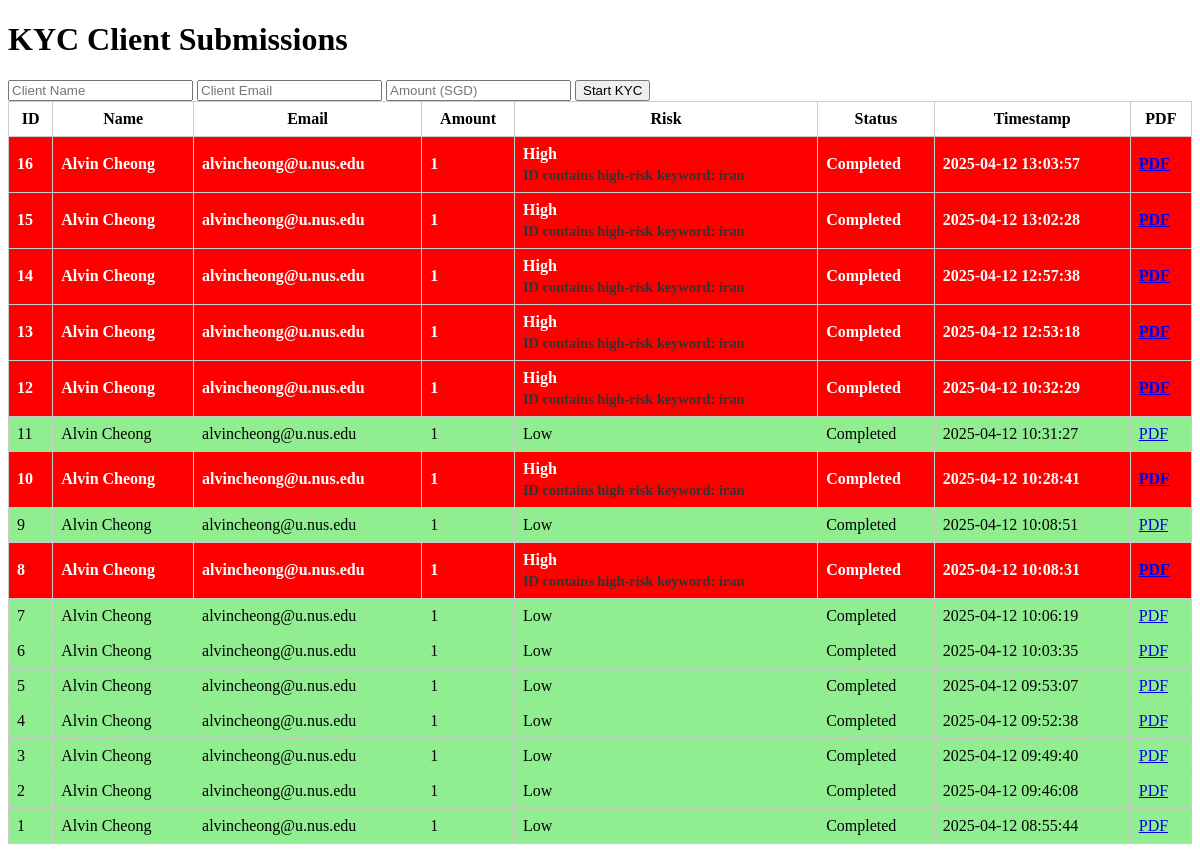
Before: / with the older database file.
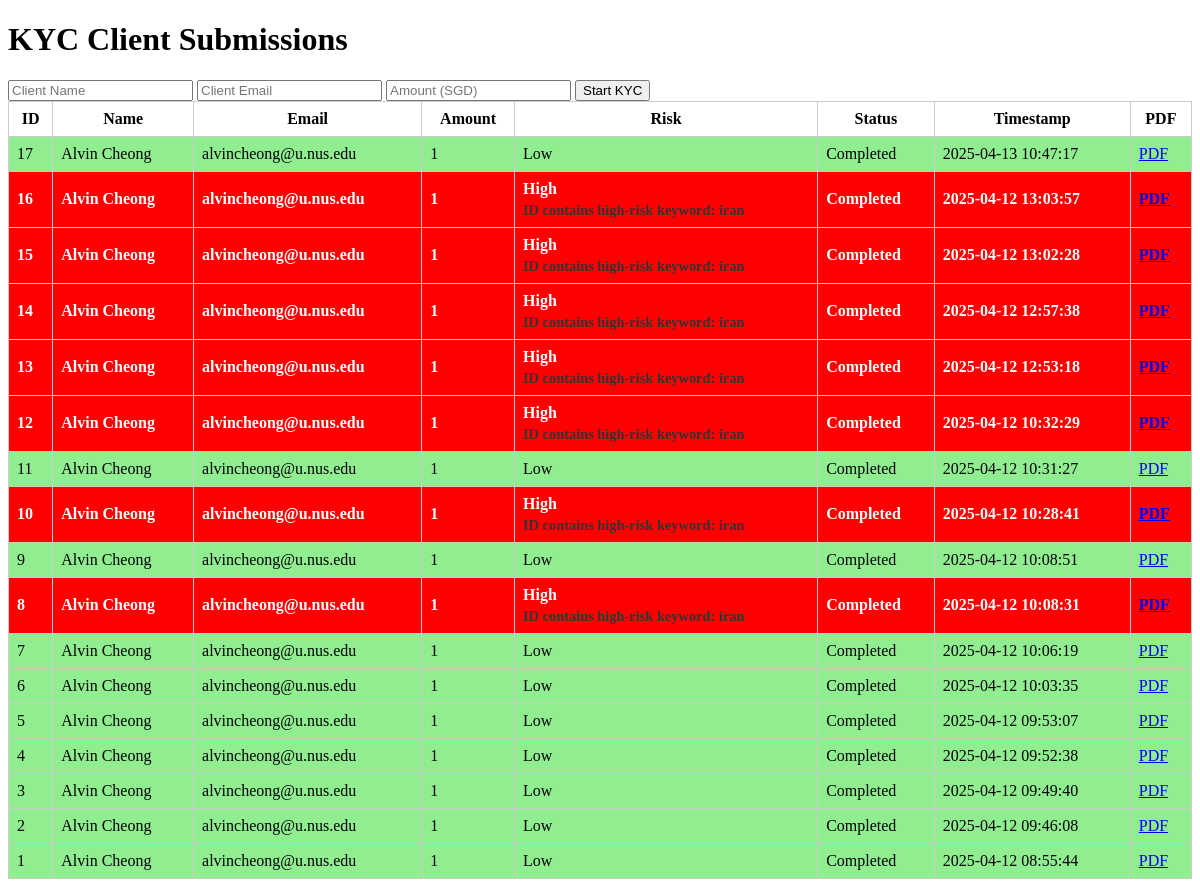
After: the same page with the newer database file.
### tables this page shows
CREATE TABLE clients (
                        id INTEGER PRIMARY KEY,
                        name TEXT,
                        email TEXT,
                        amount TEXT,
                        status TEXT,
                        timestamp TEXT,
                        sow_category TEXT,
                        sow_notes TEXT,
                        risk_rating TEXT
                    );

### app.py (the view)
@app.route('/')
def index():
    with sqlite3.connect(DB_NAME) as conn:
        c = conn.cursor()
        c.execute("SELECT * FROM clients ORDER BY timestamp DESC")
        clients = c.fetchall()
    return render_template('admin.html', clients=clients)

### templates/admin.html (shortened to what this page needs)
<!DOCTYPE html>
<html>
<head>
</head>
<body>
    <h1>KYC Client Submissions</h1>
    <form action="/start" method="POST">
        <input type="text" name="name" placeholder="Client Name" required>
        <input type="email" name="email" placeholder="Client Email" required>
        <input type="text" name="amount" placeholder="Amount (SGD)" required>
        <button type="submit">Start KYC</button>
    </form>
    <table>
        <tr>
            <th>ID</th>
            <th>Name</th>
            <th>Email</th>
            <th>Amount</th>
            <th>Risk</th>
            <th>Status</th>
            <th>Timestamp</th>
            <th>PDF</th>
        </tr>
        {% for c in clients %}
        <tr class="{{ 'high-risk' if c[8] == 'High' else 'medium-risk' if c[8] == 'Medium' else 'low-risk' }}">
            <td>{{ c[0] }}</td>
            <td>{{ c[1] }}</td>
            <td>{{ c[2] }}</td>
            <td>{{ c[3] }}</td>
            <td>
                {{ c[8] }}
                {% if c[8] != 'Low' and 'Reasons:' in c[7] %}
                    <div class="tooltip">{{ c[7].split('Reasons:')[-1].strip() }}</div>
                {% endif %}
            </td>
            <td>{{ c[4] }}</td>
            <td>{{ c[5] }}</td>
            <td><a href="/report/{{ c[0] }}">PDF</a></td>
        </tr>
        {% endfor %}
    </table>
</body>
</html>

### templates/admin.html (style rules this page uses)
table { border-collapse: collapse; width: 100%; }
th, td { padding: 8px; border: 1px solid #ccc; }
.high-risk { color: white; background-color: red; font-weight: bold; }
.low-risk { background-color: lightgreen; }
.tooltip { font-size: 0.9em; color: #333; margin-top: 4px; }

Changed rows visible on the page:
added clients: id "17", name "Alvin Cheong", email "alvincheong@u.nus.edu", amount "1", risk_rating "Low", status "Completed", timestamp "2025-04-13 10:47:17"
